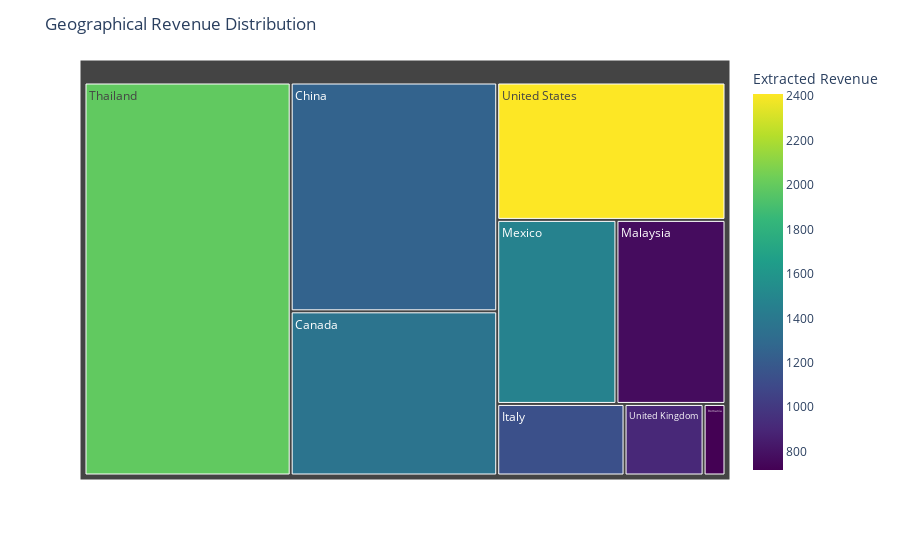

The notebook cell saved with this chart:
### Code cell
# 5. Geographical Revenue Distribution

# Prepare data for geographical revenue distribution
locations = df_dataset3["Locations"]
revenue = df_dataset3["Extracted Revenue"]

# Create a treemap using plotly.express
fig = px.treemap(df_dataset3, path=[locations], values=revenue,
                 color=revenue, color_continuous_scale="viridis")  # Adjust color scale as desired
fig.update_layout(title="Geographical Revenue Distribution")
fig.show()

### Figure 1 — Plotly figure (JSON) as saved in the notebook; plotly's stock layout.template omitted (floating-point values rounded to 4 significant figures)
{"data": [{"branchvalues": "total", "customdata": [[1367.0], [1252.0], [1135.0], [770.5], [1471.0], [717.9], [1990.0], [904.4], [2409.0]], "domain": {"x": [0, 1], "y": [0, 1]}, "hovertemplate": "labels=%{label}<br>Extracted Revenue_sum=%{value}<br>parent=%{parent}<br>id=%{id}<br>Extracted Revenue=%{color}<extra></extra>", "ids": ["Canada", "China ", "Italy", "Malaysia ", "Mexico", "Romania ", "Thailand ", "United Kingdom", "United States"], "labels": ["Canada", "China ", "Italy", "Malaysia ", "Mexico", "Romania ", "Thailand ", "United Kingdom", "United States"], "marker": {"coloraxis": "coloraxis", "colors": [1367.0, 1252.0, 1135.0, 770.5, 1471.0, 717.9, 1990.0, 904.4, 2409.0]}, "name": "", "parents": ["", "", "", "", "", "", "", "", ""], "type": "treemap", "values": [15530.0, 21640.0, 4173.0, 9191.0, 10050.0, 717.9, 37110.0, 2591.0, 14360.0]}], "layout": {"coloraxis": {"colorbar": {"title": {"text": "Extracted Revenue"}}, "colorscale": [[0, "#440154"], [0.1111, "#482878"], [0.2222, "#3e4989"], [0.3333, "#31688e"], [0.4444, "#26828e"], [0.5556, "#1f9e89"], [0.6667, "#35b779"], [0.7778, "#6ece58"], [0.8889, "#b5de2b"], [1, "#fde725"]]}, "legend": {"tracegroupgap": 0}, "margin": {"t": 60}, "title": {"text": "Geographical Revenue Distribution"}}}
